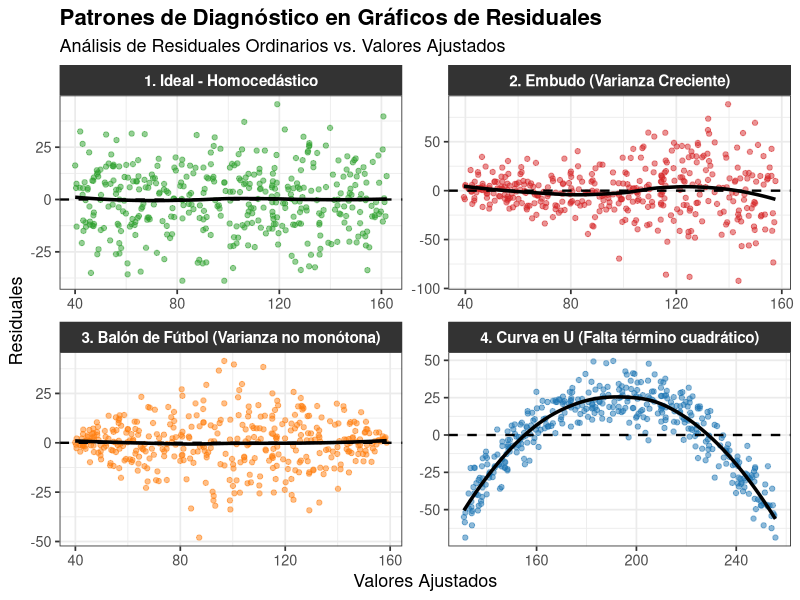

R code for this plot:
# Instalar paquetes si no los tienes:
# install.packages(c("ggplot2", "dplyr"))

library(ggplot2)
library(dplyr)

# 1. Configuración de la simulación
set.seed(2026)
n <- 400
x <- runif(n, 10, 50)

# ---------------------------------------------------------
# ESCENARIO 1: Ideal (Homocedasticidad)
# El error tiene varianza constante en todo el dominio de X
y1 <- 10 + 3 * x + rnorm(n, mean = 0, sd = 15)
mod1 <- lm(y1 ~ x)

# ---------------------------------------------------------
# ESCENARIO 2: Embudo / Megáfono (Heterocedasticidad)
# La varianza crece a medida que crece X (ej. sd = 0.8 * x)
y2 <- 10 + 3 * x + rnorm(n, mean = 0, sd = 0.8 * x)
mod2 <- lm(y2 ~ x)

# ---------------------------------------------------------
# ESCENARIO 3: Balón de fútbol / Diamante (Heterocedasticidad)
# Varianza baja en los extremos, alta en el medio. 
# Usamos una función seno para simular el abultamiento central.
sd_balon <- 2 + 15 * sin(pi * (x - 10) / 40) 
y3 <- 10 + 3 * x + rnorm(n, mean = 0, sd = sd_balon)
mod3 <- lm(y3 ~ x)

# ---------------------------------------------------------
# ESCENARIO 4: Tendencia No Lineal (Mala especificación)
# El modelo real tiene un término cuadrático, pero ajustamos un modelo lineal simple
y4 <- -50 + 15 * x - 0.2 * x^2 + rnorm(n, mean = 0, sd = 10)
mod4 <- lm(y4 ~ x) # ¡Ajustamos un modelo lineal equivocado a propósito!

# ---------------------------------------------------------
# 2. Consolidar los datos para graficar
df_patrones <- data.frame(
  Ajustados = c(fitted(mod1), fitted(mod2), fitted(mod3), fitted(mod4)),
  Residuales = c(resid(mod1), resid(mod2), resid(mod3), resid(mod4)),
  Patron = factor(rep(c(
    "1. Ideal - Homocedástico",
    "2. Embudo (Varianza Creciente)",
    "3. Balón de Fútbol (Varianza no monótona)",
    "4. Curva en U (Falta término cuadrático)"
  ), each = n))
)

# 3. Creación del gráfico con ggplot2
ggplot(df_patrones, aes(x = Ajustados, y = Residuales, color = Patron)) +
  geom_point(alpha = 0.5, size = 1.5) +
  
  # Línea del cero de referencia
  geom_hline(yintercept = 0, linetype = "dashed", color = "black", linewidth = 0.8) +
  
  # Línea de tendencia suave (Loess) para ver el comportamiento promedio del residual
  geom_smooth(method = "loess", se = FALSE, color = "black", linewidth = 1.2) +
  
  # Facetamiento en 4 paneles
  facet_wrap(~Patron, scales = "free") +
  
  # Colores específicos para cada patrón
  scale_color_manual(values = c(
    "1. Ideal - Homocedástico" = "#2ca02c", # Verde = Bien
    "2. Embudo (Varianza Creciente)" = "#d62728",              # Rojo = Alerta
    "3. Balón de Fútbol (Varianza no monótona)" = "#ff7f0e",   # Naranja = Alerta
    "4. Curva en U (Falta término cuadrático)" = "#1f77b4"     # Azul = Estructural
  )) +
  
  # Estética y etiquetas
  theme_bw(base_size = 13) +
  theme(
    legend.position = "none", # Ocultamos leyenda porque los títulos ya lo dicen
    strip.text = element_text(face = "bold", size = 11, color = "white"),
    strip.background = element_rect(fill = "#333333"),
    plot.title = element_text(face = "bold", size = 16)
  ) +
  labs(
    title = "Patrones de Diagnóstico en Gráficos de Residuales",
    subtitle = "Análisis de Residuales Ordinarios vs. Valores Ajustados",
    x = "Valores Ajustados",
    y = "Residuales"
  )
